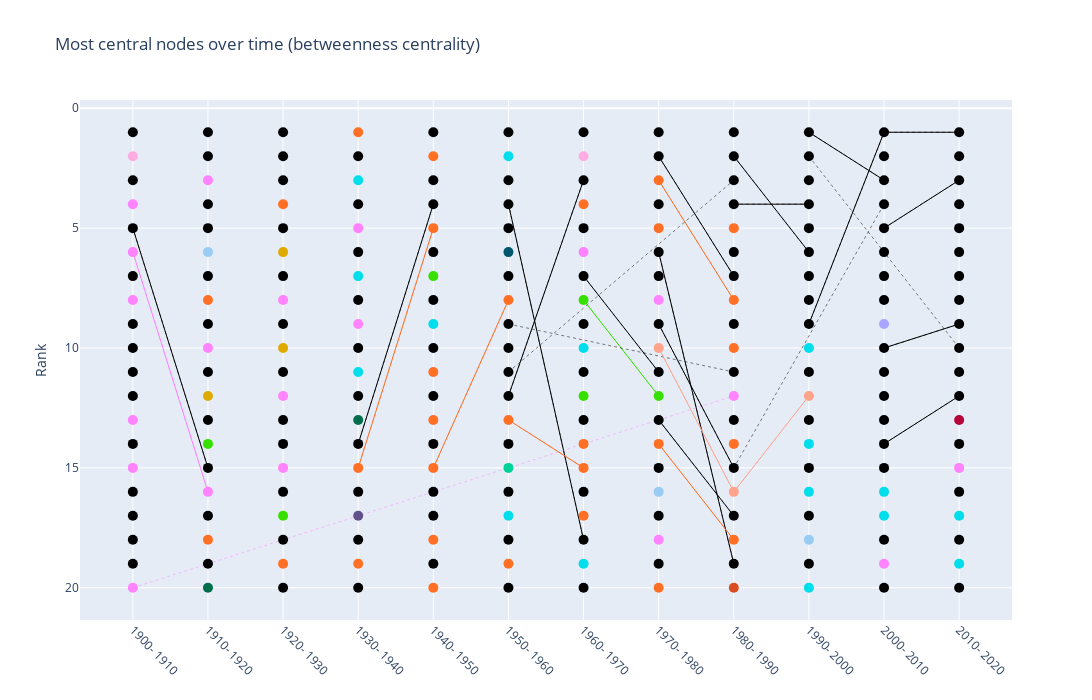

This figure's notebook cell:
### Code cell
betweenness_rankings = [get_top_centrality(g, 20, nx.betweenness_centrality, weight="weight") for g in graphs]
plot_interactive_slope_graph(betweenness_rankings, timeranges_str, "Most central nodes over time (betweenness centrality)", savepath="plots/betweenness.html")
